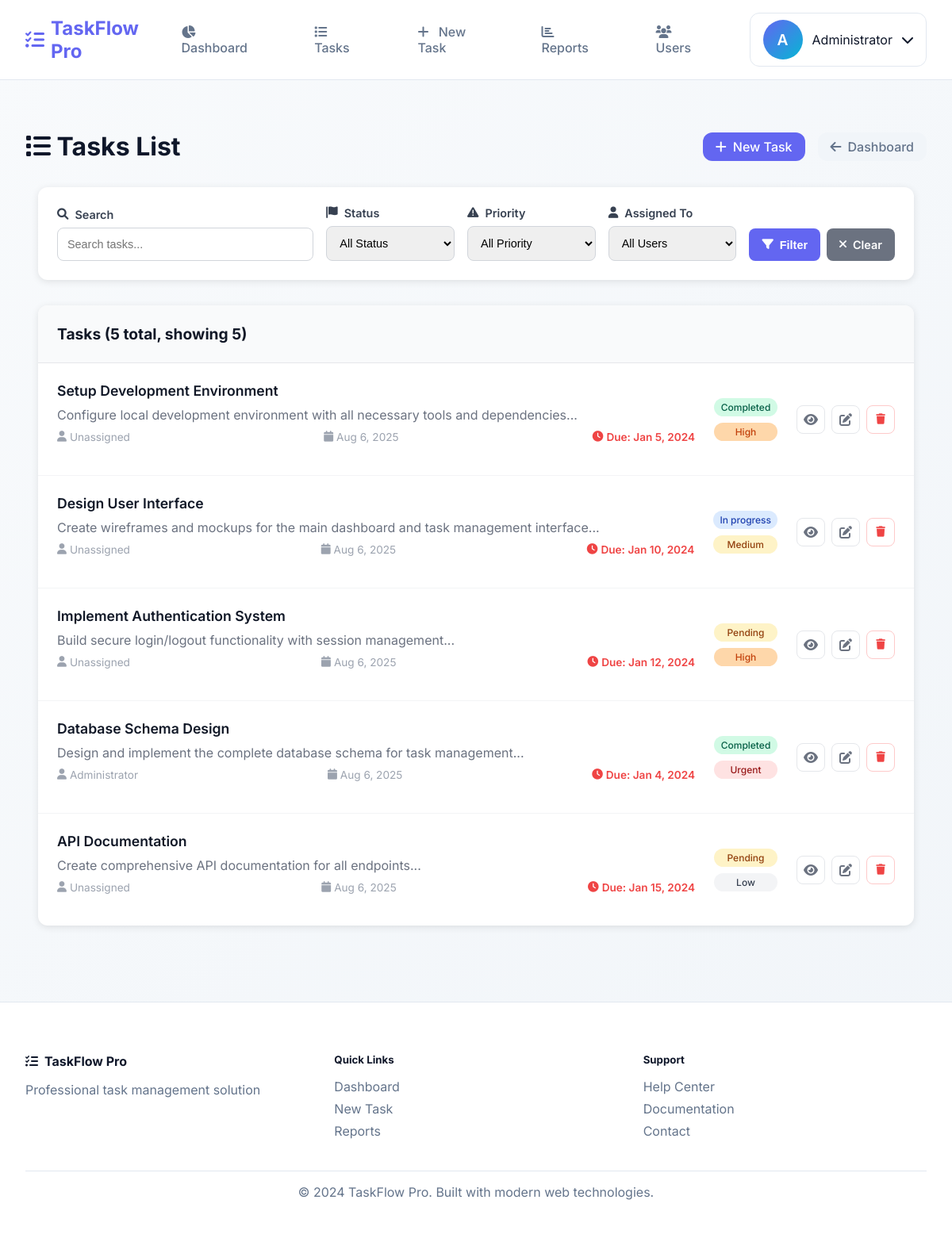
Page /index.php?action=tasks_list (signed in) on the committed database.
### tables this page shows
CREATE TABLE tasks (
    id INT AUTO_INCREMENT PRIMARY KEY,
    title VARCHAR(200) NOT NULL,
    description TEXT,
    status ENUM('pending', 'in_progress', 'completed', 'cancelled') DEFAULT 'pending',
    priority ENUM('low', 'medium', 'high', 'urgent') DEFAULT 'medium',
    assigned_to INT,
    created_by INT NOT NULL,
    due_date DATE,
    start_date DATE,
    created_at TIMESTAMP DEFAULT CURRENT_TIMESTAMP,
    updated_at TIMESTAMP DEFAULT CURRENT_TIMESTAMP ON UPDATE CURRENT_TIMESTAMP,
    FOREIGN KEY (assigned_to) REFERENCES users(id),
    FOREIGN KEY (created_by) REFERENCES users(id)
);

CREATE TABLE users (
    id INT AUTO_INCREMENT PRIMARY KEY,
    username VARCHAR(50) UNIQUE NOT NULL,
    email VARCHAR(100) UNIQUE NOT NULL,
    password VARCHAR(255) NOT NULL,
    full_name VARCHAR(100) NOT NULL,
    role ENUM('admin', 'team_lead', 'member') DEFAULT 'member',
    status ENUM('active', 'inactive') DEFAULT 'active',
    created_at TIMESTAMP DEFAULT CURRENT_TIMESTAMP
);

### models/TaskEnhanced.php (called while the page is built, shortened)
<?php
require_once 'Task.php';
class TaskEnhanced extends Task {
    public function getTasksWithPagination($where_conditions = [], $params = [], $page = 1, $per_page = 10) {
        $offset = ($page - 1) * $per_page;
        $where_clause = $where_conditions ? "WHERE " . implode(" AND ", $where_conditions) : "";
        $query = "SELECT t.*, u1.full_name as assigned_name, u2.full_name as creator_name
                  FROM tasks t
                  LEFT JOIN users u1 ON t.assigned_to = u1.id
                  LEFT JOIN users u2 ON t.created_by = u2.id
                  $where_clause
                  ORDER BY t.created_at DESC
                  LIMIT $per_page OFFSET $offset";
        $stmt = $this->conn->prepare($query);
        $stmt->execute($params);
        return $stmt->fetchAll(PDO::FETCH_ASSOC);
    }
    public function getTasksCount($where_conditions = [], $params = []) {
        $where_clause = $where_conditions ? "WHERE " . implode(" AND ", $where_conditions) : "";
        $query = "SELECT COUNT(*) as total FROM tasks t $where_clause";
        $stmt = $this->conn->prepare($query);
        $stmt->execute($params);
        return $stmt->fetch(PDO::FETCH_ASSOC)['total'];
    }
}
?>

### models/Task.php (called while the page is built, shortened)
<?php
class Task {
    public function __construct($db) {
        $this->conn = $db;
    }
}
?>

### views/tasks_list.php (the view, shortened to what this page needs)
<?php
require_once 'models/TaskEnhanced.php';
$task = new TaskEnhanced($db);
$search = $_GET['search'] ?? '';
$page = max(1, (int)($_GET['page'] ?? 1));
$per_page = 10;
$where_conditions = [];
$params = [];
$tasks = $task->getTasksWithPagination($where_conditions, $params, $page, $per_page);
$total_tasks = $task->getTasksCount($where_conditions, $params);
include 'includes/header.php';
?>
<div class="header-section">
    <h1 class="page-title"><i class="fas fa-list"></i> Tasks List</h1>
    <div style="display: flex; gap: 1rem;">
        <a href="index.php?action=create_task" class="btn-modern btn-primary">
            <i class="fas fa-plus"></i> New Task
        </a>
        <a href="index.php" class="btn-modern btn-secondary">
            <i class="fas fa-arrow-left"></i> Dashboard
        </a>
    </div>
</div>
<div class="tasks-container">
    <div class="filters-section">
        <form method="GET" class="filters-form">
            <div class="filter-group">
                <label><i class="fas fa-search"></i> Search</label>
                <input type="text" name="search" value="<?php echo htmlspecialchars($search); ?>" placeholder="Search tasks...">
            </div>
            <div class="filter-group">
                <label><i class="fas fa-flag"></i> Status</label>
                <select name="status">
                    <option value="">All Status</option>
                </select>
            </div>
            <div class="filter-group">
                <label><i class="fas fa-exclamation-triangle"></i> Priority</label>
                <select name="priority">
                    <option value="">All Priority</option>
                </select>
            </div>
            <div class="filter-group">
                <label><i class="fas fa-user"></i> Assigned To</label>
                <select name="assigned">
                    <option value="">All Users</option>
                </select>
            </div>
            <div class="filter-actions">
                <button type="submit" class="btn-filter">
                    <i class="fas fa-filter"></i> Filter
                </button>
                <a href="index.php?action=tasks_list" class="btn-filter btn-clear">
                    <i class="fas fa-times"></i> Clear
                </a>
            </div>
        </form>
    </div>
    <div class="tasks-list">
        <div class="list-header">
            <h3>Tasks (<?php echo $total_tasks; ?> total, showing <?php echo count($tasks); ?>)</h3>
        </div>
        <?php if (count($tasks) > 0): ?>
        <div class="task-items">
            <?php foreach ($tasks as $taskItem): ?>
            <div class="task-item">
                <div class="task-main">
                    <div class="task-title">
                        <a href="index.php?action=task_details&id=<?php echo $taskItem['id']; ?>">
                            <?php echo htmlspecialchars($taskItem['title']); ?>
                        </a>
                    </div>
                    <div class="task-description">
                        <?php echo $taskItem['description'] ? substr(htmlspecialchars($taskItem['description']), 0, 100) . '...' : 'No description'; ?>
                    </div>
                    <div class="task-meta">
                        <span><i class="fas fa-user"></i> <?php echo $taskItem['assigned_name'] ?: 'Unassigned'; ?></span>
                        <span><i class="fas fa-calendar"></i> <?php echo date('M j, Y', strtotime($taskItem['created_at'])); ?></span>
                        <?php if ($taskItem['due_date']): ?>
                        <span class="<?php echo strtotime($taskItem['due_date']) < time() ? 'overdue' : ''; ?>">
                            <i class="fas fa-clock"></i> Due: <?php echo date('M j, Y', strtotime($taskItem['due_date'])); ?>
                        </span>
                        <?php endif; ?>
                    </div>
                </div>
                <div class="task-badges">
                    <span class="status-badge status-<?php echo $taskItem['status']; ?>">
                        <?php echo ucfirst(str_replace('_', ' ', $taskItem['status'])); ?>
                    </span>
                    <span class="priority-badge priority-<?php echo $taskItem['priority']; ?>">
                        <?php echo ucfirst($taskItem['priority']); ?>
                    </span>
                </div>
                <div class="task-actions">
                    <a href="index.php?action=task_details&id=<?php echo $taskItem['id']; ?>" class="btn-task-action">
                        <i class="fas fa-eye"></i>
                    </a>
                    <a href="index.php?action=edit_task&id=<?php echo $taskItem['id']; ?>" class="btn-task-action">
                        <i class="fas fa-edit"></i>
                    </a>
                    <button onclick="deleteTask(<?php echo $taskItem['id']; ?>)" class="btn-task-action btn-delete">
                        <i class="fas fa-trash"></i>
                    </button>
                </div>
            </div>
            <?php endforeach; ?>
        </div>
        <?php endif; ?>
    </div>
</div>
<?php include 'includes/footer.php'; ?>

### assets/css/modern.css (style rules this page uses)
:root { --primary: #6366f1; --primary-dark: #4f46e5; --secondary: #f1f5f9; --accent: #06b6d4; --text: #0f172a; --text-muted: #64748b; --border: #e2e8f0; --surface: #ffffff; --surface-hover: #f8fafc; --shadow: 0 1px 3px 0 rgb(0 0 0 / 0.1), 0 1px 2px -1px rgb(0 0 0 / 0.1); --shadow-lg: 0 10px 15px -3px rgb(0 0 0 / 0.1), 0 4px 6px -4px rgb(0 0 0 / 0.1); --radius: 12px; }
* { margin: 0; padding: 0; box-sizing: border-box; }
body { font-family: 'Inter', sans-serif; background: linear-gradient(135deg, #f8fafc 0%, #f1f5f9 100%); color: var(--text); }
.task-title { font-weight: 600; font-size: 1.1rem; margin-bottom: 0.5rem; color: var(--text); }
.task-meta { display: flex; justify-content: space-between; align-items: center; margin-bottom: 1rem; }
.status-badge { padding: 0.25rem 0.75rem; border-radius: 20px; font-size: 0.8rem; font-weight: 500; }
.status-pending { background: #fef3c7; color: #92400e; }
.status-in_progress { background: #dbeafe; color: #1e40af; }
.status-completed { background: #d1fae5; color: #065f46; }
.priority-low { background: #f3f4f6; color: #374151; }
.priority-medium { background: #dbeafe; color: #1e40af; }
.priority-high { background: #fed7aa; color: #c2410c; }
.priority-urgent { background: #fecaca; color: #dc2626; }
.task-actions { display: flex; gap: 0.5rem; }
.btn-modern { padding: 0.5rem 1rem; border-radius: var(--radius); border: none; font-weight: 500; cursor: pointer; transition: all 0.2s; text-decoration: none; display: inline-flex; align-items: center; gap: 0.5rem; }
.btn-primary { background: var(--primary); color: white; }
.header-section { display: flex; justify-content: space-between; align-items: center; margin-bottom: 2rem; }
.page-title { font-size: 2rem; font-weight: 700; color: var(--text); }
.btn-secondary { background: var(--secondary); color: var(--text-muted); }
.tasks-container { max-width: 1200px; margin: 0 auto; padding: 0 1rem; }
.filters-section { background: white; border-radius: 12px; padding: 1.5rem; margin-bottom: 2rem; box-shadow: 0 2px 10px rgba(0, 0, 0, 0.1); }
.filters-form { display: grid; grid-template-columns: 2fr 1fr 1fr 1fr auto; gap: 1rem; align-items: end; }
.filter-group { display: flex; flex-direction: column; }
.filter-group label { font-weight: 600; color: #374151; margin-bottom: 0.5rem; font-size: 0.9rem; display: flex; align-items: center; gap: 0.5rem; }
.filter-group input, .filter-group select { padding: 0.75rem; border: 1px solid #d1d5db; border-radius: 8px; font-size: 0.9rem; transition: border-color 0.2s; }
.filter-actions { display: flex; gap: 0.5rem; }
.btn-filter { padding: 0.75rem 1rem; border: none; border-radius: 8px; font-weight: 600; cursor: pointer; transition: all 0.2s; text-decoration: none; display: flex; align-items: center; gap: 0.5rem; font-size: 0.9rem; background: #6366f1; color: white; }
.btn-clear { background: #6b7280; color: white; }
.tasks-list { background: white; border-radius: 12px; overflow: hidden; box-shadow: 0 2px 10px rgba(0, 0, 0, 0.1); }
.list-header { padding: 1.5rem; border-bottom: 1px solid #e5e7eb; background: #f9fafb; }
.list-header h3 { margin: 0; color: #111827; font-size: 1.2rem; }
.task-items { display: flex; flex-direction: column; }
.task-item { display: flex; align-items: center; padding: 1.5rem; border-bottom: 1px solid #f3f4f6; transition: background-color 0.2s; }
.task-item:last-child { border-bottom: none; }
.task-main { flex: 1; }
.task-title a { font-weight: 600; color: #111827; text-decoration: none; font-size: 1.1rem; }
.task-description { color: #6b7280; margin: 0.5rem 0; line-height: 1.5; }
.task-meta { display: flex; gap: 1.5rem; font-size: 0.85rem; color: #9ca3af; }
.task-meta span { display: flex; align-items: center; gap: 0.25rem; }
.task-meta .overdue { color: #ef4444; font-weight: 600; }
.task-badges { display: flex; flex-direction: column; gap: 0.5rem; margin: 0 1.5rem; }
.status-badge, .priority-badge { padding: 0.25rem 0.75rem; border-radius: 20px; font-size: 0.8rem; font-weight: 600; text-align: center; min-width: 80px; }
.priority-medium { background: #fef3c7; color: #92400e; }
.priority-urgent { background: #fee2e2; color: #991b1b; }
.btn-task-action { width: 36px; height: 36px; border-radius: 8px; border: 1px solid #e5e7eb; background: white; color: #6b7280; display: flex; align-items: center; justify-content: center; text-decoration: none; transition: all 0.2s; }
.btn-delete { color: #ef4444 !important; border-color: #fecaca !important; }

### rows in the picture
tasks: title "Setup Development Environment", description "Configure local development environment with all necessary tools and dependencies", assigned_name "Unassigned", created_at "Aug 6, 2025", due_date "Jan 5, 2024", status "Completed", priority "High"
tasks: title "Design User Interface", description "Create wireframes and mockups for the main dashboard and task management interface", assigned_name "Unassigned", created_at "Aug 6, 2025", due_date "Jan 10, 2024", status "In progress", priority "Medium"
tasks: title "Implement Authentication System", description "Build secure login/logout functionality with session management", assigned_name "Unassigned", created_at "Aug 6, 2025", due_date "Jan 12, 2024", status "Pending", priority "High"
tasks: title "Database Schema Design", description "Design and implement the complete database schema for task management", assigned_to.full_name "Administrator", created_at "Aug 6, 2025", due_date "Jan 4, 2024", status "Completed", priority "Urgent"
tasks: title "API Documentation", description "Create comprehensive API documentation for all endpoints", assigned_name "Unassigned", created_at "Aug 6, 2025", due_date "Jan 15, 2024", status "Pending", priority "Low"

### other values in the picture
substr($_SESSION['full_name'], 0, 1) "A"
$_SESSION['full_name'] "Administrator"
$total_tasks "5"
count($tasks) "5"
